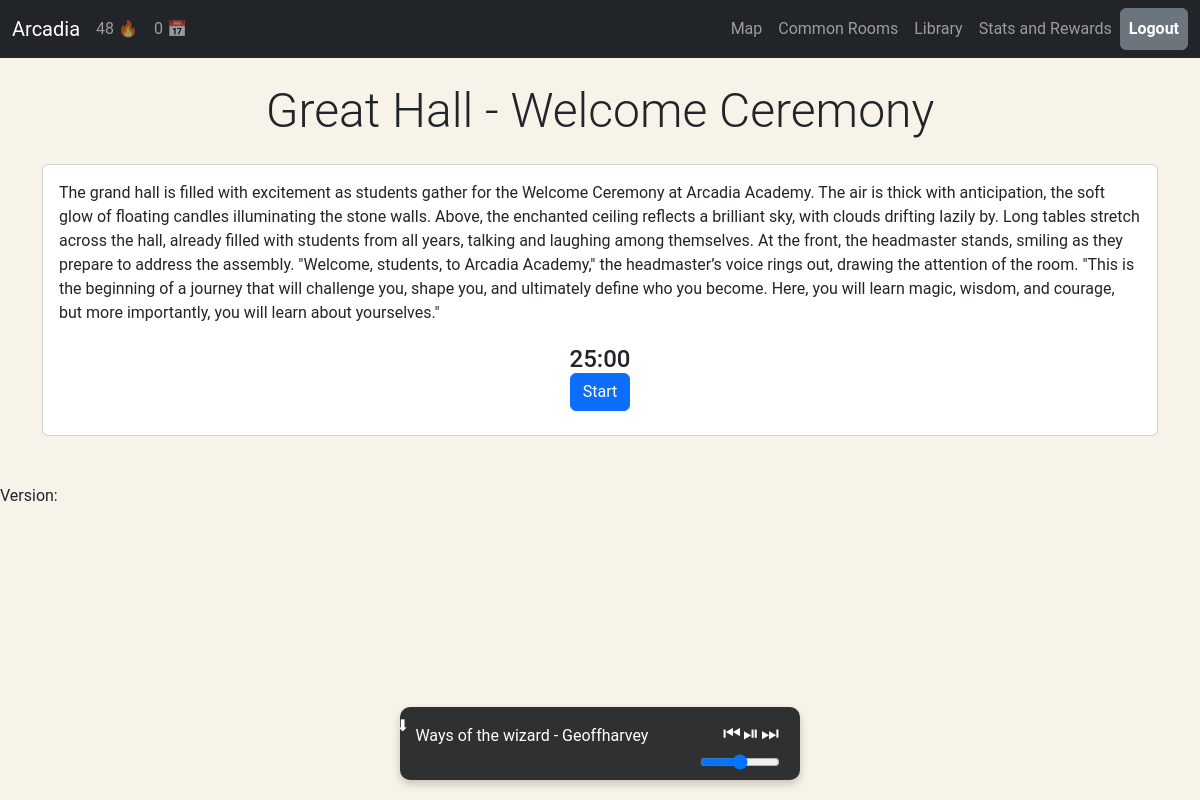
The page /pomo/event/9/ (signed in) on the database its author committed.
### pomo/models.py (models this page shows, shortened)
class Location(models.Model):
    name = models.CharField(max_length=100)
    title = models.CharField(max_length=100, blank=True, null=True)
    description = models.TextField()

class Event(models.Model):
    name = models.CharField(max_length=255)
    description = models.TextField()  # Story text
    info_box_btn_name = models.CharField(max_length=255, blank=True, null=True)
    location = models.ForeignKey(Location, on_delete=models.CASCADE)  # Location name
    pre_timer_text = models.TextField(blank=True, null=True)
    post_timer_text = models.TextField(blank=True, null=True)
    completion_type = models.CharField(max_length=50, blank=True, null=True, choices=[('direct','direct'),('25','25')], default='direct')
    repeatable = models.BooleanField(default=False)
    conditions = models.ManyToManyField(EventCondition, blank=True, related_name='events_of_condition')
    outcomes = models.ManyToManyField(EventOutcome, blank = True, related_name='events_with_outcome')
    def can_be_triggered(self, player_state):
        if not self.repeatable and self in player_state.completed_events.all():
            return False
        for condition in self.conditions.all():
            if not condition.is_met(player_state):
                return False
        return True

### pomo/views.py (the view)
# urls.py: path('event/<int:event_id>/', event_timer, name='event_detail'),
@login_required
def event_timer(request, event_id):
    event = get_object_or_404(Event, id=event_id)
    user = request.user
    context  = {
        'event_status': get_event_status(user,event),
        'event_id': event_id,
        'location': event.location.title,
        'event_name': event.name,
        'pre_timer_text': event.pre_timer_text,
        'post_timer_text': event.post_timer_text,
        'repeatable': event.repeatable,
    }
    if context['event_status']=="locked":
        raise Http404("Event does not exist")
    navbar_context = get_context_navbar(request.user)
    timer = get_timer_context(request.user)
    context = {**context, **navbar_context, **timer}
    return render(request, 'pomo/event.html',
                  context)

### pomo/models.py (called while the page is built)
    def get_streak(self):
        pomodoros = Timers.objects.filter(user=self.player).order_by('-date_completed')
        if not pomodoros.exists():
            return 0  # No pomodoros, so no streak
        today = timezone.now().date()
        timers_today = Timers.objects.filter(user=self.player, date_completed=today)
        yesterday = today - timedelta(1)
        timers_yesterday = Timers.objects.filter(user=self.player, date_completed=yesterday)
        if len(timers_today)==0 and len(timers_yesterday)==0:
            self.current_streak=0
            self.save()
            return 0
        else:
            return self.current_streak

    def get_total_pomos_today(self):
        today = timezone.now().date()
        timers_today = Timers.objects.filter(user=self.player, date_completed=today)
        total_pomodoros_today = len(timers_today)
        return total_pomodoros_today

### pomo/views.py (called while the page is built)
def get_context_navbar(user):
    player_state = PlayerState.objects.get(player=user)
    context = {"streak": player_state.get_streak(),
               "total_pomodoros_today": player_state.get_total_pomos_today()}
    return context

def get_timer_context(user):
    is_developer = user.profile.is_developer
    stats = {
        "is_developer": is_developer }
    return stats

def get_event_status(user,event):
    player_state = PlayerState.objects.get(player=user)
    if event in player_state.completed_events.all():
        return "completed"
    if event.can_be_triggered(player_state):
        return "open"
    else:
        return "locked"

### pomo/templates/pomo/event.html (shortened to what this page needs)
{% load static %}
<!DOCTYPE html>
<html lang="en">
<head>
    {% load bootstrap5 %}
    {% bootstrap_css %}
    <link rel="stylesheet" href="{% static 'pomo/music_player.css' %}">
</head>
<body style="background-color: #f7f3e9; font-family: 'Roboto', sans-serif;">
    {% include 'pomo/includes/navbar.html' %}
    <div class="container py-4">
        <div class="text-center mb-4">
            <h1 class="display-5">{{ location }} - {{ event_name }}</h1>
        </div>
        <div class="card mb-4">
            <div class="card-body">
                <p>{{ pre_timer_text }}</p>
                {% if event_status == "open" %}
                    {% include 'pomo/includes/event_timer.html' %}
                {% endif %}
            </div>
        </div>
        <div id="music-bar" class="music-player">
            <button id="collapse-button" onclick="collapseMusicBar()">⬇</button>
            <div class="music-info">
                <p id="music-title">Title - Artist</p>
            </div>
            <div class="music-controls">
                <div class="music-controls-buttons">
                    <button id="prev-song" onclick="prevSong()">⏮</button>
                    <button id="play-pause" onclick="togglePlay()">⏯</button>
                    <button id="next-song" onclick="nextSong()">⏭</button>
                </div>
                <input id="volume-control" type="range" min="0" max="1" step="0.05" onchange="setVolume(this.value)" />
            </div>
        </div>
    </div>
    {% include 'pomo/includes/footer.html' %}
</body>
</html>

### pomo/static/pomo/music_player.css (style rules this page uses)
.music-player { position: fixed; bottom: 20px; left: 50%; transform: translateX(-50%); background-color: #2e3031; padding: 10px 20px; color: white; border-radius: 10px; z-index: 9999; display: flex; align-items: center; justify-content: space-between; width: 400px; box-shadow: 0px 4px 8px rgba(0, 0, 0, 0.2); }
.music-info { flex: 1; text-align: left; }
.music-controls { display: flex; flex-direction: column; align-items: flex-end; }
.music-controls-buttons { display: flex; justify-content: flex-end; align-items: center; margin-bottom: 5px; }
.music-controls-buttons button { background-color: transparent; border: none; color: white; font-size: 20px; margin: 0 0px; cursor: pointer; padding: 1px; width: auto; height: auto; }
#volume-control { width: 80px; }
#collapse-button { background-color: transparent; border: none; color: white; font-size: 16px; margin-top: -35px; margin-left: -30px; cursor: pointer; }

### rows shown on the page
Location: title "Great Hall"
Event: name "Welcome Ceremony", pre_timer_text "The grand hall is filled with excitement as students gather for the Welcome Ceremony at Arcadia Academy. The air is thick with anticipation, the soft glow of floating candles illuminating the stone walls. Above, the enchanted ceiling reflects a brilliant sky, with clouds drifting lazily by. Long tables stretch across the hall, already filled with students from all years, talking and laughing among themselves. At the front, the headmaster stands, smiling as they prepare to address the assembly. \"Welcome, students, to Arcadia Academy,\" the headmaster’s voice rings out, drawing the attention of the room. \"This is the beginning of a journey that will challenge you, shape you, and ultimately…"

### other values the page prints
{{ streak }} "48"
{{ total_pomodoros_today }} "0"
